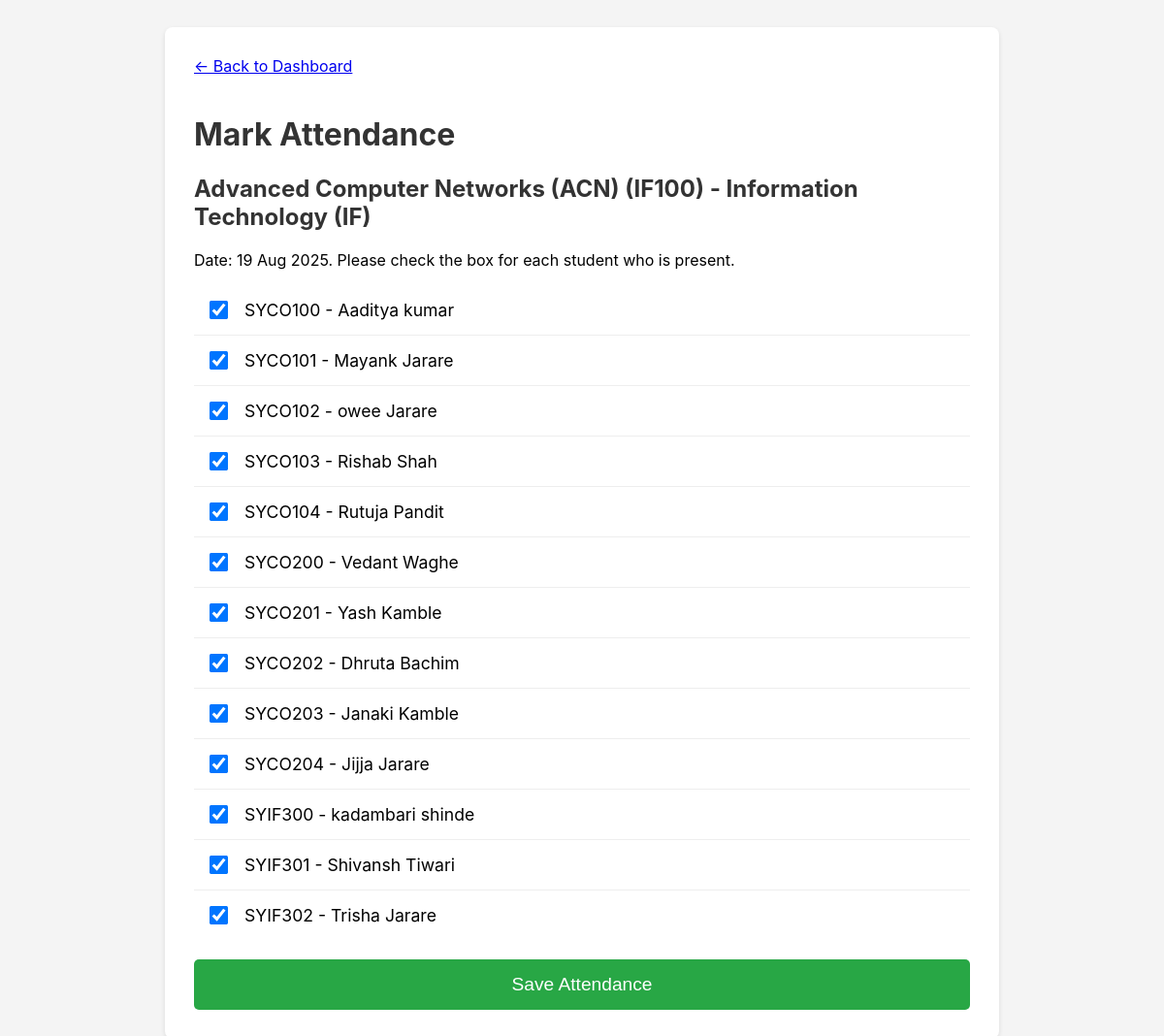
/attendance/mark/2/ (signed in), run on the app's committed database.
### faculty/models.py (models this page shows, shortened)
class Subject(models.Model):
    name = models.CharField(max_length=100)
    code = models.CharField(max_length=20, unique=True)
    semester = models.IntegerField()
    department = models.ForeignKey(Department, on_delete=models.CASCADE)
    course = models.ForeignKey(Course, on_delete=models.CASCADE)
    teacher = models.ForeignKey('Teacher', on_delete=models.SET_NULL, null=True, blank=True)

class Course(models.Model):
    name = models.CharField(max_length=100)
    department = models.ForeignKey(Department, on_delete=models.CASCADE)

class Department(models.Model):
    name = models.CharField(max_length=100)

### students/models.py (models this page shows, shortened)
class Student(models.Model):
    user = models.OneToOneField(settings.AUTH_USER_MODEL, on_delete=models.CASCADE)
    roll_number = models.CharField(max_length=20, unique=True)
    course = models.ForeignKey(Course, on_delete=models.CASCADE)
    class_enrolled = models.ForeignKey(Class, on_delete=models.SET_NULL, null=True, blank=True, related_name='students')
    semester = models.IntegerField()
    dob = models.DateField()
    contact_number = models.CharField(max_length=15)
    address = models.TextField(blank=True, null=True)

### accounts/models.py (models this page shows, shortened)
class CustomUser(AbstractUser):
    ROLE_CHOICES = (
        ('student', 'Student'),
        ('faculty', 'Faculty'),
        ('admin', 'Admin'),
    )
    email = models.EmailField(_('email address'), unique=True)
    role = models.CharField(max_length=20, choices=ROLE_CHOICES, default='student')
    phone = models.CharField(max_length=15, blank=True, null=True)
    dob = models.DateField(blank=True, null=True)
    address = models.TextField(blank=True, null=True)
    groups = models.ManyToManyField(
        Group,
        verbose_name=_('groups'),
        blank=True,
        help_text=_(
            'The groups this user belongs to. A user will get all permissions '
            'granted to each of their groups.'
        ),
        related_name="customuser_groups",  # Unique related_name
        related_query_name="user",
    )
    user_permissions = models.ManyToManyField(
        Permission,
        verbose_name=_('user permissions'),
        blank=True,
        help_text=_('Specific permissions for this user.'),
        related_name="customuser_permissions",  # Unique related_name
        related_query_name="user",
    )
    USERNAME_FIELD = 'email'
    REQUIRED_FIELDS = ['username', 'first_name', 'last_name']

### attendance/views.py (the view, shortened to what this page needs)
# urls.py: path('mark/<int:subject_id>/', mark_attendance_for_subject, name='mark_attendance'),
@login_required
@user_passes_test(is_faculty, login_url='/accounts/login/')
def mark_attendance_for_subject(request, subject_id):
    subject = get_object_or_404(Subject, id=subject_id)
    if subject.teacher != request.user.teacher:
        messages.error(request, "You are not authorized to mark attendance for this subject.")
        return redirect('faculty:teacher_dashboard')
    students = Student.objects.filter(
        course__department__in=subject.teacher.departments.all(),
        semester=subject.semester
    ).order_by('roll_number')
    context = {
        'subject': subject,
        'students': students
    }
    return render(request, 'attendance/mark_attendance_form.html', context)

### templates/attendance/mark_attendance_form.html (shortened to what this page needs)
<!DOCTYPE html>
<html lang="en">
<head>
</head>
<body>
    <div class="container">
        <a href="{% url 'faculty:teacher_dashboard' %}" class="back-link">&larr; Back to Dashboard</a>
        <h1>Mark Attendance</h1>
        <h2>{{ subject.name }} ({{ subject.code }}) - {{ subject.course.department.name }}</h2>
        <p>Date: {% now "d M Y" %}. Please check the box for each student who is present.</p>
        <form method="post">
            <ul class="student-list">
                {% for student in students %}
                    <li class="student-item">
                        <label for="student_{{ student.id }}">
                            <input type="checkbox" name="present_students" value="{{ student.id }}" id="student_{{ student.id }}" checked>
                            {{ student.roll_number }} - {{ student.user.get_full_name }}
                        </label>
                    </li>
                {% empty %}
                    <li>No students found for this class.</li>
                {% endfor %}
            </ul>
            <button type="submit" class="submit-btn">Save Attendance</button>
        </form>
    </div>
</body>
</html>

### templates/attendance/mark_attendance_form.html (style rules this page uses)
body { font-family: -apple-system, BlinkMacSystemFont, "Segoe UI", Roboto, sans-serif; background-color: #f4f4f4; padding: 20px; }
.container { max-width: 800px; margin: auto; background-color: #fff; padding: 30px; border-radius: 8px; box-shadow: 0 2px 5px rgba(0,0,0,0.1); }
h1, h2 { color: #333; }
.student-list { list-style-type: none; padding: 0; }
.student-item { display: flex; justify-content: space-between; align-items: center; padding: 15px; border-bottom: 1px solid #eee; }
.student-item:last-child { border-bottom: none; }
.student-item label { font-size: 1.1em; cursor: pointer; }
input[type="checkbox"] { transform: scale(1.5); margin-right: 15px; }
.submit-btn { display: block; width: 100%; padding: 15px; background-color: #28a745; color: white; border: none; border-radius: 5px; font-size: 1.2em; cursor: pointer; margin-top: 20px; }
.back-link { display: inline-block; margin-bottom: 20px; }

### data on the page
Subject: name "Advanced Computer Networks (ACN)", code "IF100", course.department.name "Information Technology (IF)"
Student: roll_number "SYCO100", user.get_full_name "Aaditya kumar"
Student: roll_number "SYCO101", user.get_full_name "Mayank Jarare"
Student: roll_number "SYCO102", user.get_full_name "owee Jarare"
Student: roll_number "SYCO103", user.get_full_name "Rishab Shah"
Student: roll_number "SYCO104", user.get_full_name "Rutuja Pandit"
Student: roll_number "SYCO200", user.get_full_name "Vedant Waghe"
Student: roll_number "SYCO201", user.get_full_name "Yash Kamble"
Student: roll_number "SYCO202", user.get_full_name "Dhruta Bachim"
Student: roll_number "SYCO203", user.get_full_name "Janaki Kamble"
Student: roll_number "SYCO204", user.get_full_name "Jijja Jarare"
Student: roll_number "SYIF300", user.get_full_name "kadambari shinde"
Student: roll_number "SYIF301", user.get_full_name "Shivansh Tiwari"
Student: roll_number "SYIF302", user.get_full_name "Trisha Jarare"
